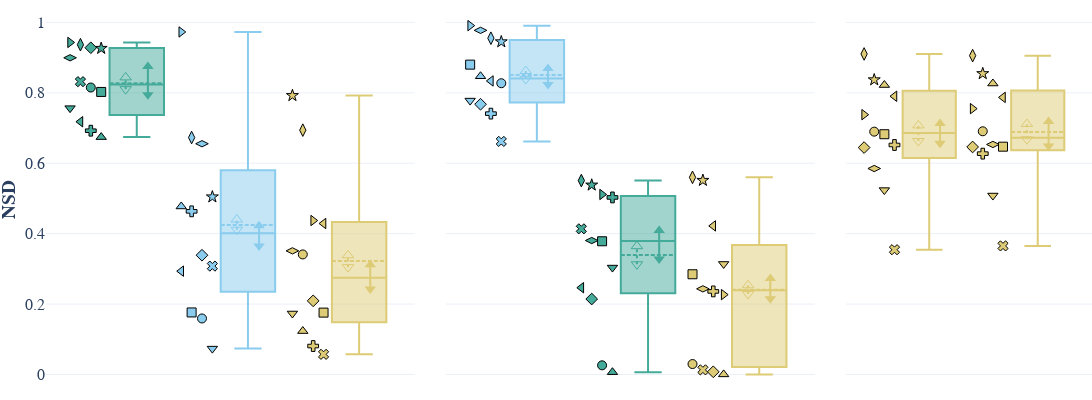

Notebook code for this chart:
### Code cell
species_comparison(settings_seg.nsd_aggregation_short, "NSD")
